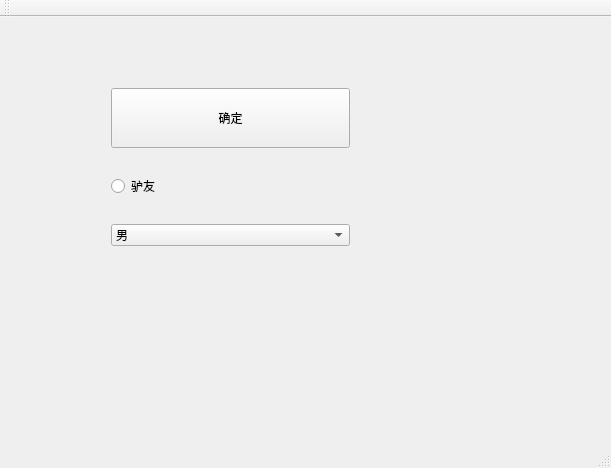
<?xml version="1.0" encoding="UTF-8"?>
<ui version="4.0">
 <class>MainWindow</class>
 <widget class="QMainWindow" name="MainWindow">
  <property name="geometry">
   <rect>
    <x>0</x>
    <y>0</y>
    <width>611</width>
    <height>468</height>
   </rect>
  </property>
  <property name="windowTitle">
   <string>MainWindow</string>
  </property>
  <widget class="QWidget" name="centralWidget">
   <widget class="QWidget" name="">
    <property name="geometry">
     <rect>
      <x>100</x>
      <y>40</y>
      <width>261</width>
      <height>221</height>
     </rect>
    </property>
    <layout class="QVBoxLayout" name="verticalLayout">
     <item>
      <widget class="QPushButton" name="pushButton">
       <property name="minimumSize">
        <size>
         <width>100</width>
         <height>60</height>
        </size>
       </property>
       <property name="text">
        <string>确定</string>
       </property>
       <property name="checkable">
        <bool>false</bool>
       </property>
      </widget>
     </item>
     <item>
      <widget class="QRadioButton" name="radioButton">
       <property name="text">
        <string>驴友</string>
       </property>
      </widget>
     </item>
     <item>
      <widget class="QComboBox" name="comboBox">
       <item>
        <property name="text">
         <string>男</string>
        </property>
       </item>
       <item>
        <property name="text">
         <string>女</string>
        </property>
       </item>
      </widget>
     </item>
    </layout>
   </widget>
  </widget>
  <widget class="QMenuBar" name="menuBar">
   <property name="geometry">
    <rect>
     <x>0</x>
     <y>0</y>
     <width>611</width>
     <height>30</height>
    </rect>
   </property>
  </widget>
  <widget class="QToolBar" name="mainToolBar">
   <attribute name="toolBarArea">
    <enum>TopToolBarArea</enum>
   </attribute>
   <attribute name="toolBarBreak">
    <bool>false</bool>
   </attribute>
  </widget>
  <widget class="QStatusBar" name="statusBar"/>
 </widget>
 <layoutdefault spacing="6" margin="11"/>
 <resources/>
 <connections/>
</ui>
